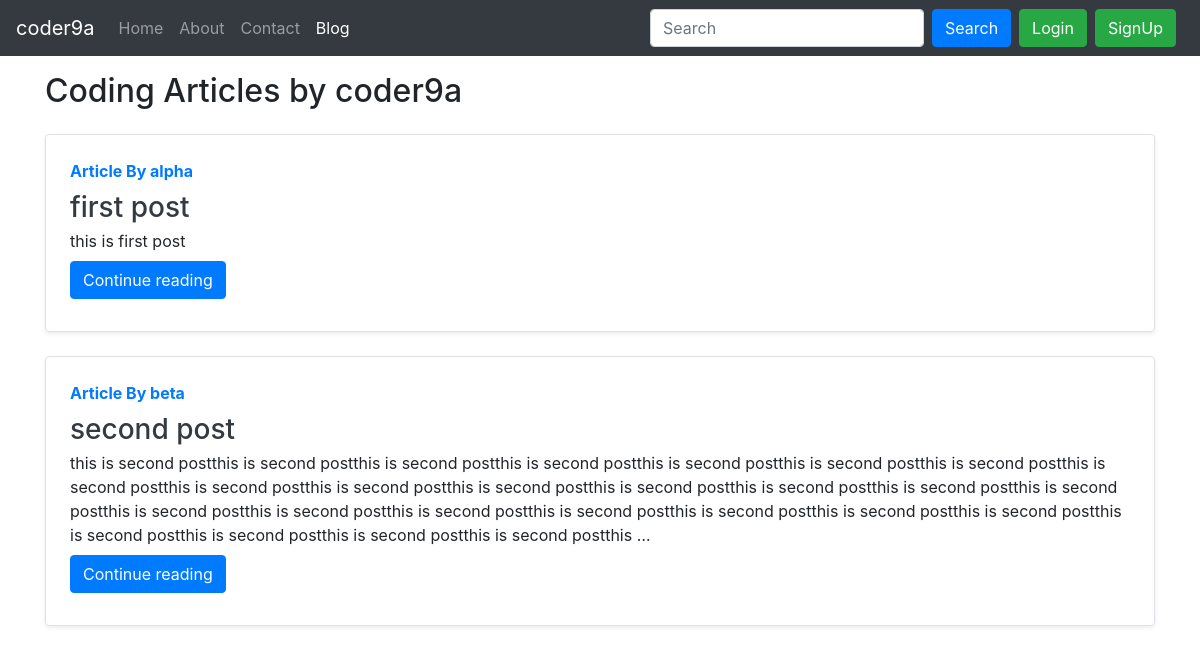
Screenshot of /blog/ with the database file from the repository.
### blog/models.py (models this page shows, shortened)
class Post(models.Model):
    sno = models.AutoField(primary_key=True)
    title = models.CharField(max_length=255)
    author = models.CharField(max_length=14)
    slug = models.CharField(max_length=130)
    timeStamp = models.DateTimeField(blank=True)
    content = models.TextField()

### blog/views.py (the view)
# urls.py: path('', views.blogHome, name="bloghome"),
def blogHome(request):
    allPosts = Post.objects.all()
    context = {'allPosts': allPosts}
    return render(request, "blog/bloghome.html", context)

### templates/blog/bloghome.html (shortened to what this page needs)
{% extends 'base.html' %}
{% block blogactive %} active {% endblock blogactive %}
{% block body %}
<div class="container my-3">
    <h2>Coding Articles by coder9a</h2>
    {% for post in allPosts %}
    <div class="row no-gutters border rounded overflow-hidden flex-md-row mb-4 shadow-sm h-md-250 my-4 position-relative">
        <div class="col p-4 d-flex flex-column position-static">
            <strong class="d-inline-block mb-2 text-primary">Article By {{post.author}}</strong>
            <h3 class="mb-0"><a class="text-dark" href="/blog/{{post.slug}}">{{post.title}}</a></h3>
            <p class="card-text mb-auto">{{post.content | truncatechars:500}}</p>
            <div class="my-2">
            	<a href="/blog/{{post.slug}}" role="button" class="btn btn-primary">Continue reading</a>
            </div>
        </div>
    </div>
    {% endfor %}
 {% endblock %}

### rows the page displays
Post: author "alpha", title "first post", content "this is first post"
Post: author "beta", title "second post", content "this is second postthis is second postthis is second postthis is second postthis is second postthis is second postthis is second postthis is second postthis is second postthis is second postthis is second postthis is second postthis is second postthis is second postthis is second postthis is second postthis is second postthis is second postthis is second postthis is second postthis is second postthis is second postthis is second postthis is second postthis is second postthis is second postthis …"
